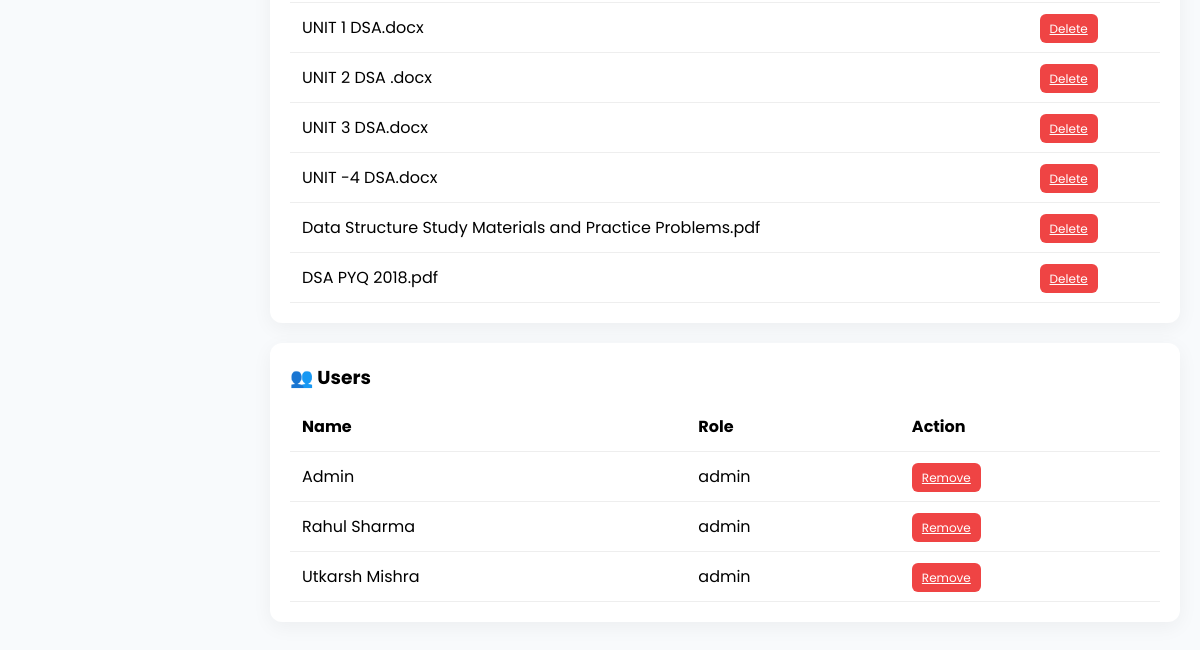
Page /admin (signed in, lower part) on the earlier database version.
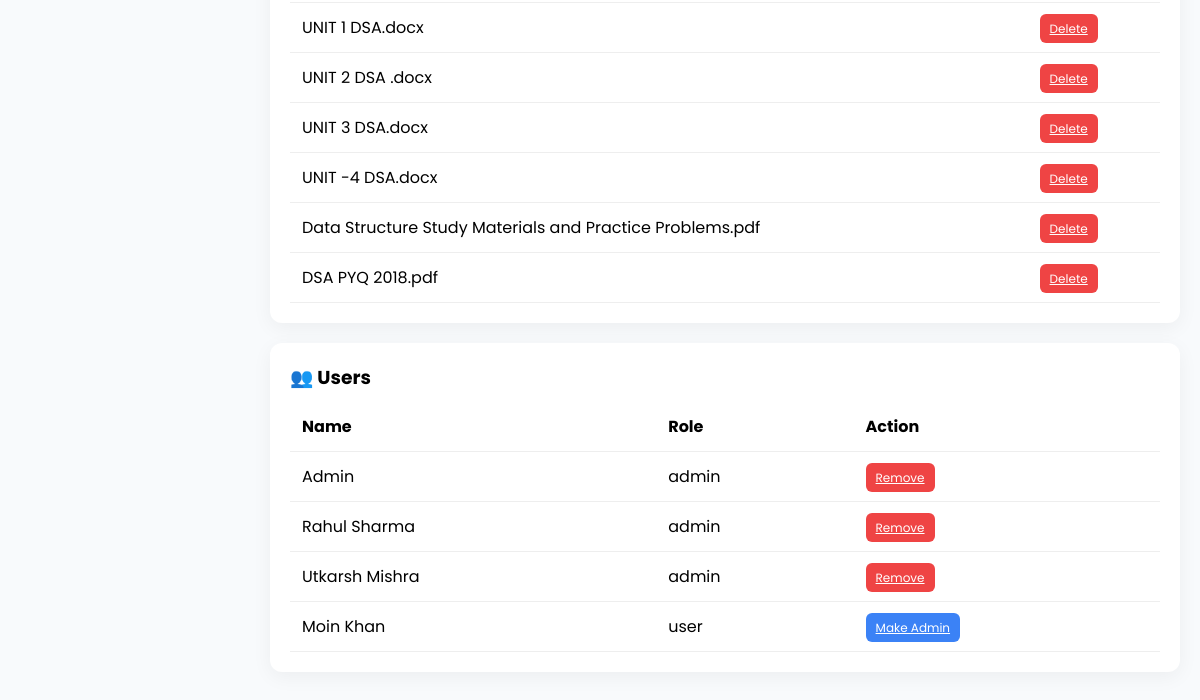
Same page on the later database version.
### tables this page shows
CREATE TABLE notes(
        id INTEGER PRIMARY KEY AUTOINCREMENT,
        title TEXT NOT NULL,
        filename TEXT NOT NULL,
        subject TEXT NOT NULL,
        semester INTEGER NOT NULL,
        uploaded_by TEXT NOT NULL,
        status TEXT NOT NULL DEFAULT 'pending',
        downloads INTEGER DEFAULT 0,
        created_at TIMESTAMP DEFAULT CURRENT_TIMESTAMP
    , share_id TEXT);

CREATE TABLE users(
        id INTEGER PRIMARY KEY AUTOINCREMENT,
        name TEXT NOT NULL,
        email TEXT UNIQUE NOT NULL,
        mobile TEXT NOT NULL,
        role TEXT NOT NULL DEFAULT 'user',
        created_at TIMESTAMP DEFAULT CURRENT_TIMESTAMP
    );

### app.py (the view)
@app.route("/admin")
def admin():
    if not login_required():
        return login_required_redirect()
    if not admin_required():
        return "⛔ Access Denied"
    conn = get_db_connection()
    cur = conn.cursor()
    cur.execute("SELECT * FROM notes WHERE status='pending'")
    pending_notes = cur.fetchall()
    cur.execute("SELECT * FROM notes WHERE status='approved'")
    approved_notes = cur.fetchall()
    cur.execute("SELECT * FROM users")
    users = cur.fetchall()
    conn.close()
    return render_template(
        "admin.html",
        pending_notes=pending_notes,
        approved_notes=approved_notes,
        users=users
    )

### app.py (called while the page is built)
def get_db_connection():
    conn = sqlite3.connect(Config.DATABASE)
    conn.row_factory = sqlite3.Row
    return conn

def login_required():
    return "user" in session

def admin_required():
    return session.get("role") == "admin"

### templates/admin.html (shortened to what this page needs)
<!DOCTYPE html>
<html lang="en">
<head>
<link rel="stylesheet" href="https://cdnjs.cloudflare.com/ajax/libs/font-awesome/6.5.0/css/all.min.css">
</head>
<body>
<div class="main">
  <div class="section" id="approved">
    <table class="table">
      {% for n in approved_notes %}
      <tr>
        <td>{{n['title']}}</td>
        <td>
          <a href="/delete/{{n['id']}}" class="btn delete">Delete</a>
        </td>
      </tr>
      {% endfor %}
    </table>
  </div>
  <div class="section" id="users">
    <h3>👥 Users</h3>
    <table class="table">
      <tr>
        <th>Name</th>
        <th>Role</th>
        <th>Action</th>
      </tr>
      {% for u in users %}
      <tr>
        <td>{{u['name']}}</td>
        <td>{{u['role']}}</td>
        <td>
          {% if u['role']=='user' %}
            <a href="/make_admin/{{u['id']}}" class="btn admin">Make Admin</a>
          {% else %}
            <a href="/remove_admin/{{u['id']}}" class="btn delete">Remove</a>
          {% endif %}
        </td>
      </tr>
      {% endfor %}
    </table>
  </div>
</div>
</body>
</html>

### templates/admin.html (style rules this page uses)
* { margin:0;padding:0;box-sizing:border-box;font-family:'Poppins',sans-serif; }
body { display:flex; background:#F8FAFC; }
.main { margin-left:250px; padding:20px; width:100%; }
.table { width:100%; border-collapse:collapse; margin-top:10px; }
.admin { background:#3b82f6; }
.section { background:white; padding:20px; border-radius:12px; margin-bottom:20px; box-shadow:0 5px 20px rgba(0,0,0,0.05); }

Differences in the rows shown:
added users: name "Moin Khan", role "user"
